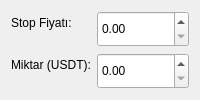
          <widget class="QWidget" name="tabStop">
           <attribute name="title">
            <string>Stop</string>
           </attribute>
           <layout class="QVBoxLayout" name="verticalLayout_stop">
            <item>
             <layout class="QFormLayout" name="formLayout_stop">
              <item row="0" column="0">
               <widget class="QLabel" name="lblStopPrice">
                <property name="text">
                 <string>Stop Fiyatı:</string>
                </property>
               </widget>
              </item>
              <item row="0" column="1">
               <widget class="QDoubleSpinBox" name="spinStopPrice">
                <property name="minimumSize">
                 <size>
                  <width>0</width>
                  <height>36</height>
                 </size>
                </property>
                <property name="decimals">
                 <number>2</number>
                </property>
                <property name="maximum">
                 <double>999999999.990000009536743</double>
                </property>
               </widget>
              </item>
              <item row="1" column="0">
               <widget class="QLabel" name="lblStopAmount">
                <property name="text">
                 <string>Miktar (USDT):</string>
                </property>
               </widget>
              </item>
              <item row="1" column="1">
               <widget class="QDoubleSpinBox" name="spinStopAmount">
                <property name="minimumSize">
                 <size>
                  <width>0</width>
                  <height>36</height>
                 </size>
                </property>
                <property name="decimals">
                 <number>2</number>
                </property>
                <property name="maximum">
                 <double>999999999.990000009536743</double>
                </property>
               </widget>
              </item>
             </layout>
            </item>
           </layout>
          </widget>
